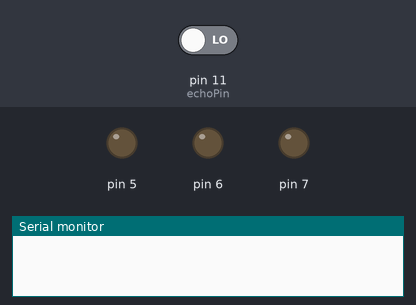
This sketch was run on a simulated Arduino Uno, built with avr-gcc and run on an emulated ATmega328P. Parts: output pins drawn as LEDs (lit = HIGH), the last lines printed to the serial monitor. The inputs (shaded band) are chosen by the test bench; at power-on: pin 11 (echoPin) LOW. Pins used as bus, display or sensor lines are not drawn.

Above: at 0.1 s.
At 1.1 s:
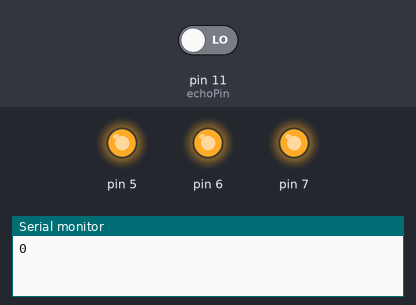
Timing chart, 0 to 2.6 s (numbered marks = the images above):
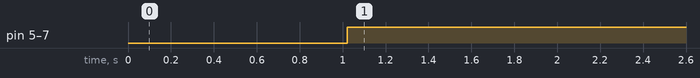

Measured:
- by itself, pin 5–7: LOW → HIGH at 1.0 s

The sketch:

DistanceMeasurement.ino
```cpp
const int trigPin = 10;
const int echoPin = 11;
long duration;
int distance, distanceCM;

void setup() {
  pinMode(trigPin, OUTPUT);
  pinMode(echoPin, INPUT );
  pinMode(5, OUTPUT);
  pinMode(6, OUTPUT);
  pinMode(7, OUTPUT);

  Serial.begin(9600);
}
void loop() {
  digitalWrite(trigPin, LOW);
  delay(2);
  digitalWrite(trigPin, HIGH);
  delay(10);
  digitalWrite(trigPin, LOW);

  duration = pulseIn(echoPin, HIGH);
  distanceCM = duration*0.034/2;
  Serial.println(distanceCM);
  delay(10);

  if(distanceCM <= 20){
    distanceCM = 3;
  }
  else if(distanceCM >20 & distanceCM <= 40){
    distanceCM = 2;
  }
  else if(distanceCM >40 & distanceCM <=70) {
    distanceCM = 1;
  }
  else {
    distanceCM = 0;
  }

  if(distanceCM == 0){
    digitalWrite(5, LOW);
    digitalWrite(6, LOW);
    digitalWrite(7, LOW);
  }
  else if(distanceCM == 1){
    digitalWrite(5, HIGH);
    digitalWrite(6, LOW);
    digitalWrite(7, LOW);
  }
  else if(distanceCM == 2){
    digitalWrite(5, HIGH);
    digitalWrite(6, HIGH);
    digitalWrite(7, LOW);
  }
  else if(distanceCM == 3){
    digitalWrite(5, HIGH);
    digitalWrite(6, HIGH);
    digitalWrite(7, HIGH);
  }
}
```
